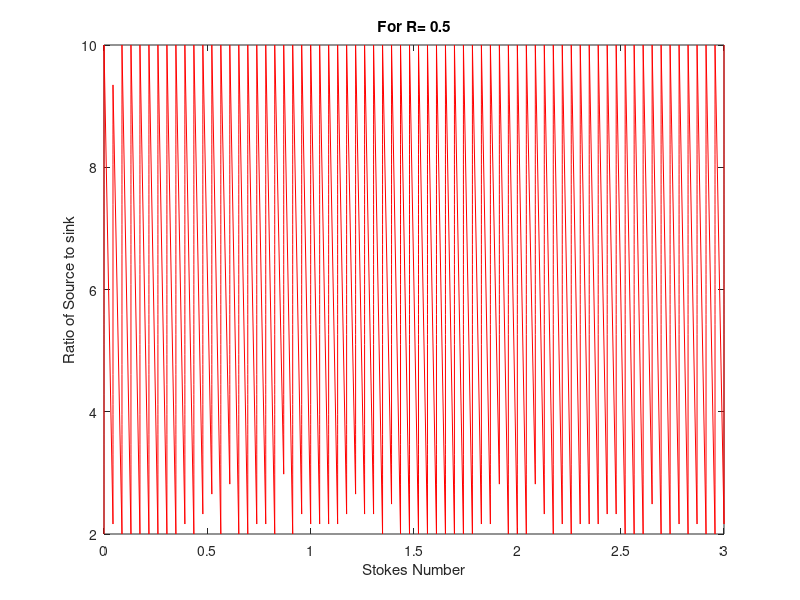
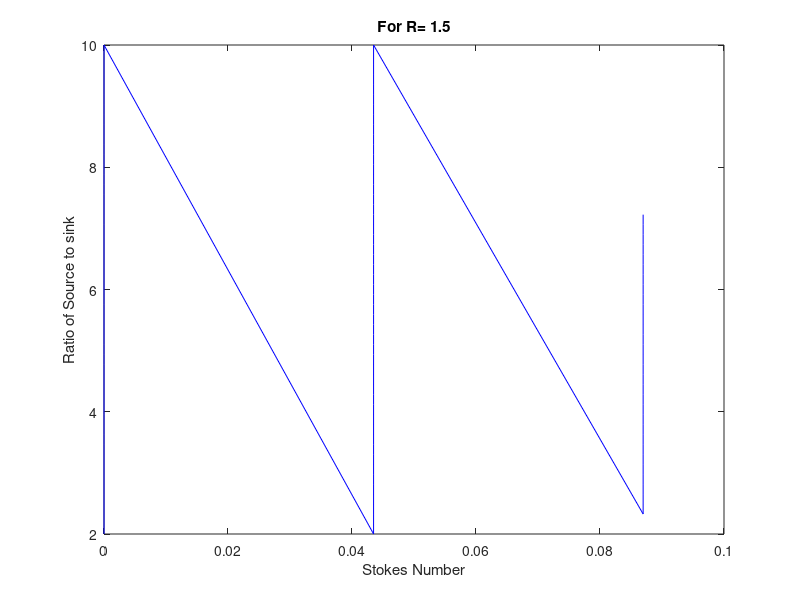
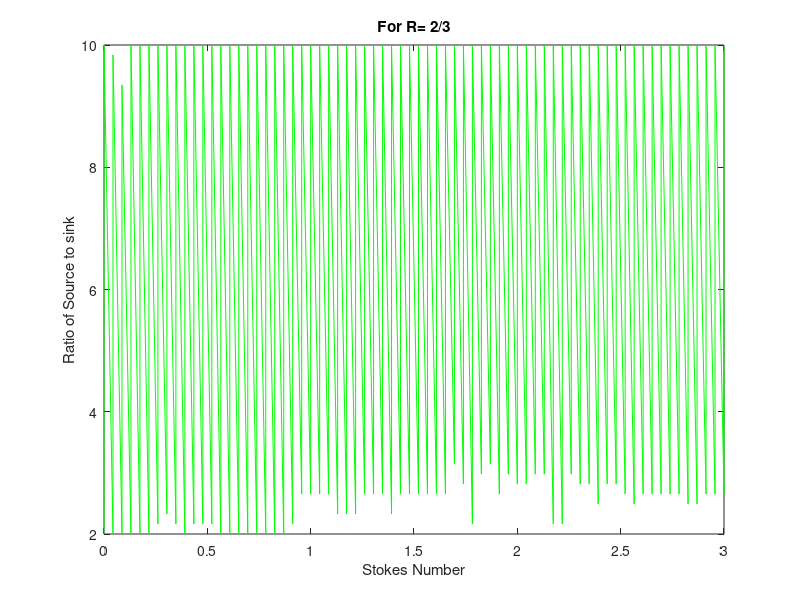

Here is the MATLAB script that generated these plots, in order:
%Script name: countourPlot
load Results.mat values
Result= values;
cnt1= 0;
cnt2= 0;
cnt3= 0;

for i=1:length(Result)
    if Result(i,1)==0.5
        cnt1= cnt1+1;
        zeroPt5vals(cnt1,:)= Result(i,2:3);
    end
    
    if Result(i,1)==1.5
        cnt2= cnt2+1;
        onePt5vals(cnt2,:)= Result(i,2:3);
    end
    
    tol= 1e-3;
    if ((2/3)-tol<=Result(i,1)) && (Result(i,1)<=(2/3)+tol)
        cnt3= cnt3+1;
        two_thirdvals(cnt3,:)= Result(i,2:3);
    end
    
end

% figure(1)
% plot(zeroPt5vals(:,1),zeroPt5vals(:,2),'r')
% hold on
% plot(onePt5vals(:,1),onePt5vals(:,2),'b')
% plot(two_thirdvals(:,1),two_thirdvals(:,2),'g')
% xlabel('Stokes Number')
% ylabel('Ratio of Source to sink')
% title('For R')
figure(1)
plot(zeroPt5vals(:,1),zeroPt5vals(:,2),'r')
xlabel('Stokes Number')
ylabel('Ratio of Source to sink')
title('For R= 0.5')
figure(2)
plot(onePt5vals(:,1),onePt5vals(:,2),'b')
xlabel('Stokes Number')
ylabel('Ratio of Source to sink')
title('For R= 1.5')
figure(3)
plot(two_thirdvals(:,1),two_thirdvals(:,2),'g')
xlabel('Stokes Number')
ylabel('Ratio of Source to sink')
title('For R= 2/3')